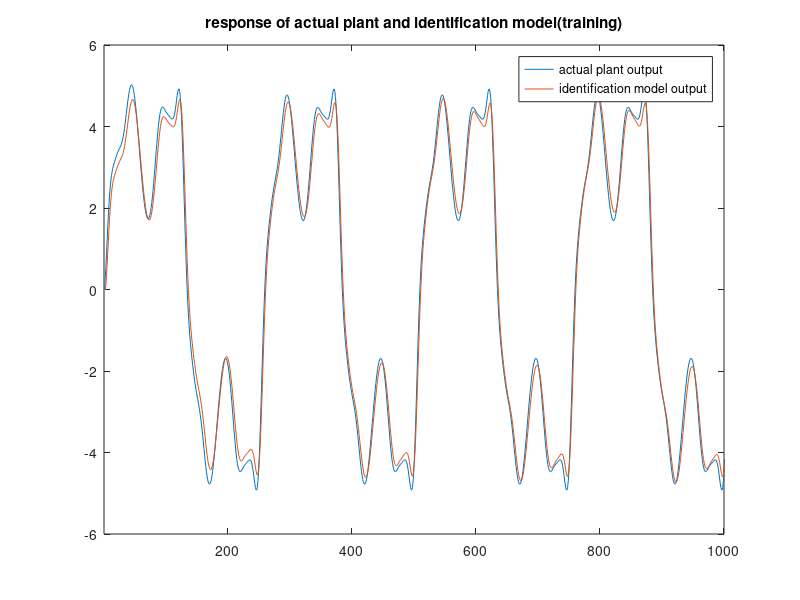
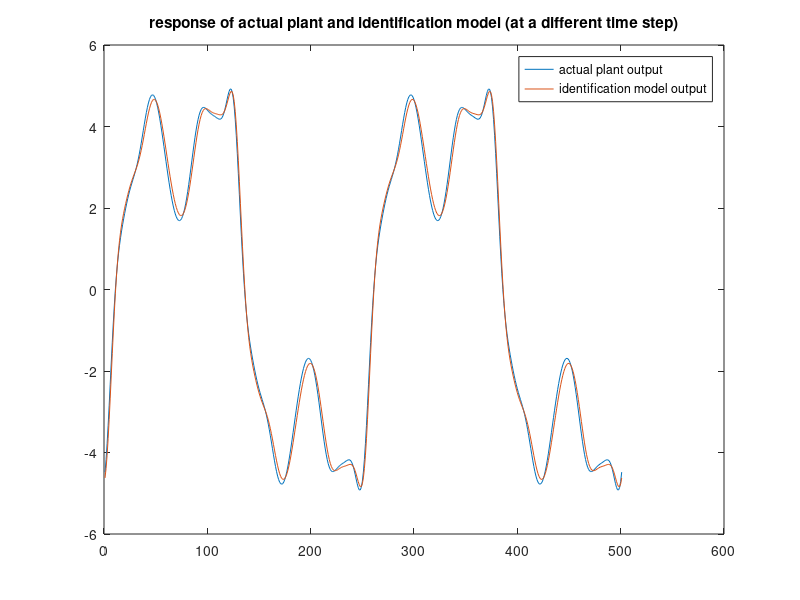
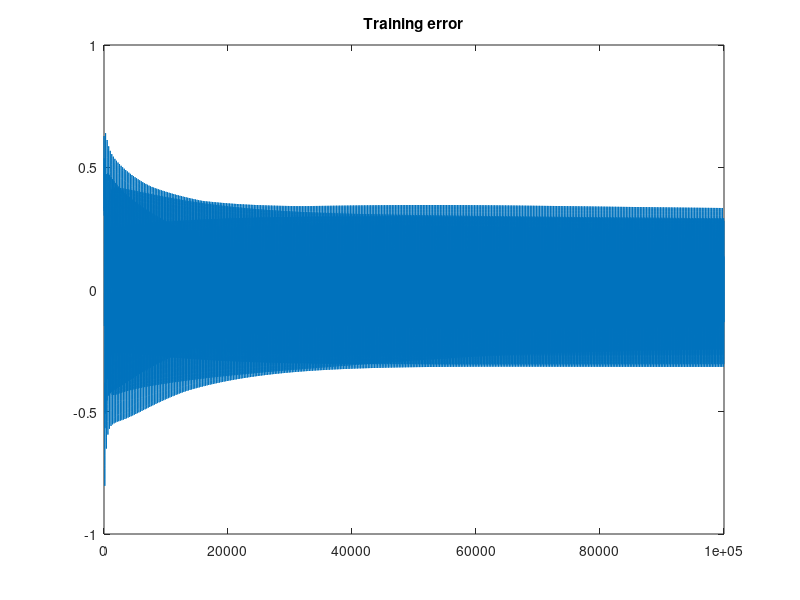
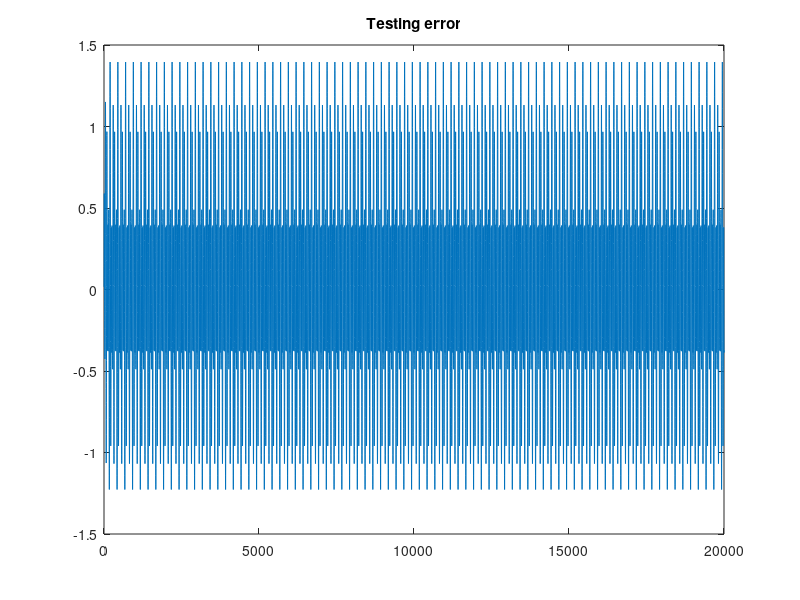

Reproduce these figures in MATLAB, in order.
%%%% IDENTIFICATION EXAMPLE 1
clc;clear;
%%%%%%%%%%%%% IDENTIFICATION PROCESS
k=[1:100000];

a=0;b=0;
yp=[b a zeros(1,length(k))];        %%%% plant trajectory 
yphat=[b a zeros(1,length(k))];     %%%% identification model trajectory

NNclass=[1 20 10 1];
in=NNclass(1);n1=NNclass(2);n2=NNclass(3);out=NNclass(4);

W1=randn(in+1,n1);          %%%% Weight initialization
W2=randn(n1+1,n2);
W3=zeros(n2+1,out);

eta=0.001;                           %%%%%%%%%% HOLY SHIT

u=@(k)(sin(2*pi*k/250));
%f=@(u)(u^3+0.3*u^2-0.4*u);          %%%% function to be approximated
f=@(u)(0.6*sin(pi*u)+0.3*sin(3*pi*u)+0.1*sin(5*pi*u));
error_train=zeros(1,length(k));
difftanh=@(x)(sech(x));
for i=3:length(k)+2
    yp(i)=0.3*yp(i-1)+0.6*yp(i-2)+f(u(i-1));
    %%%% NEURAL NETWORK(i suck at this shit)
    %Forward Pass
    A1=[1 u(i-3)]*W1;
    y1=tanh(A1);
    A2=[1 y1]*W2;
    y2=tanh(A2);
    A3=[1 y2]*W3;
    N=A3;
    %Identification model output
    yphat(i)=0.3*yp(i-1)+0.6*yp(i-2)+N;
    e=-(yphat(i)-yp(i));            %%%% error
    %Backward Pass
    del3=e;
    del2=difftanh(A2).*(del3*W3(2:end,:)');
    del1=difftanh(A1).*(del2*W2(2:end,:)');
    Jw3=[1 y2]'*del3;               %%%% These are not gradients, these are cray-dients
    Jw2=[1 y1]'*del2;
    Jw1=[1 u(i-1)]'*del1;
    %Weight Update
    W3=W3+eta*Jw3;
    W2=W2+eta*Jw2;
    W1=W1+eta*Jw1;
    error_train(i-2)=e;
end
plot(yp)
hold on
plot(yphat)
xlim([1 1000])
title('response of actual plant and identification model(training)');
legend('actual plant output','identification model output');
%%
%plot different time step
figure;
plot(yp(41000:41500))
hold on;
plot(yphat(41000:41500))
title('response of actual plant and identification model (at a different time step)');
legend('actual plant output','identification model output');
%%
%Performance Measures (Training)
figure;
plot(error_train)
title('Training error')
rmse1=rms(error_train(1:10000));
rmse2=rms(error_train(10001:end));
fprintf('Training RMS error 1 = %f\n',rmse1);
fprintf('Training RMS error 2 = %f\n\n',rmse2);
disp('Variance Accounted For (training)');
VAF=(1-var(yp-yphat)/var(yp))*100;
disp(VAF);
%%
%saving weights
save('WeightsH2_NP90_ex1','W1','W2','W3');
disp('saved');
%%
%loading weights
load('WeightsH2_NP90_ex1');
disp('loaded');
%%
%response of identification model(hopefully identified system) to different input
k=[1:20000];
f=@(u)(0.6*sin(pi*u)+0.3*sin(3*pi*u)+0.1*sin(5*pi*u));
u=@(k)(sin(2*pi*k/250));
b=0; a=0;
yp=[b a zeros(1,length(k))];
yphat=[b a zeros(1,length(k))];
error_test=zeros(1,length(k));
for i=3:length(k)+2
    yp(i)=0.3*yp(i-1)+0.6*yp(i-2)+f(u(i-3)); %%%% Plant output
    %Forward Pass
    A1=[1 u(i-3)]*W1;
    y1=tanh(A1);
    A2=[1 y1]*W2;
    y2=tanh(A2);
    A3=[1 y2]*W3;
    N=A3;
    yphat(i)=0.3*yphat(i-1)+0.6*yphat(i-2)+N;   %%%% INDEPENDENT identfication model output
    e=-(yphat(i)-yp(i));
    error_test(i-2)=e;
end
%%
%Performance Measures
figure;
plot(error_test)
title('Testing error');
rmse1=rms(error_test(1:1000));
rmse2=rms(error_test(1001:end));
fprintf('Testing RMS error 1 = %f\n',rmse1);
fprintf('Testing RMS error 2 = %f\n\n',rmse2);
disp('Variance Accounted For (testing)');
VAF=(1-var(yp-yphat)/var(yp))*100;
disp(VAF);
%%
figure;
plot(yp);
hold on;
plot(yphat);
xlim([1 1000])
title('response of actual plant and identified model to a different input(testing)')
legend('actual plant output','identification model output');